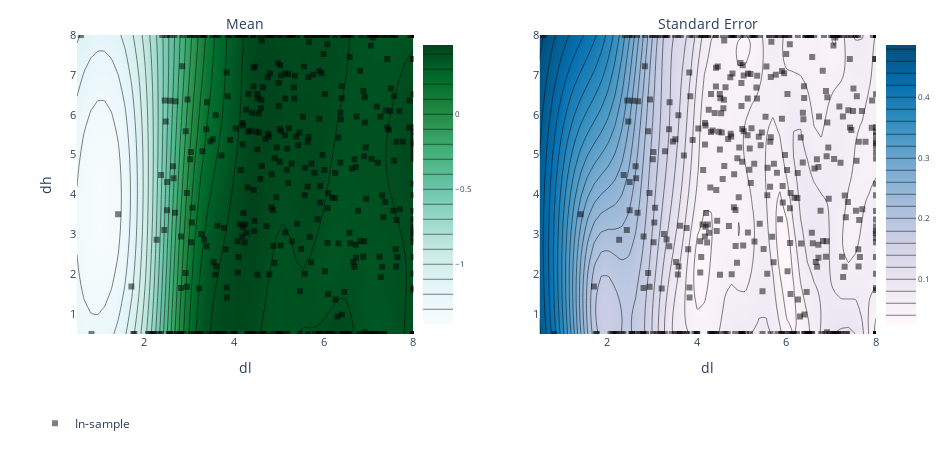

Notebook code cell kept with this figure:
### Code cell
render(ax_client.get_contour_plot(param_x="dl", param_y="dh"))

### Figure 1 — Plotly figure (JSON) as saved in the notebook; plotly's stock layout.template omitted (floating-point values rounded to 4 significant figures; data arrays with more than 128 entries replaced by an {"elided": "..."} marker saying what was removed)
{"data": [{"autocolorscale": false, "autocontour": true, "colorbar": {"tickfont": {"size": 8}, "ticksuffix": "", "x": 0.45, "y": 0.5}, "colorscale": [[0, "rgb(247,252,253)"], [0.125, "rgb(229,245,249)"], [0.25, "rgb(204,236,230)"], [0.375, "rgb(153,216,201)"], [0.5, "rgb(102,194,164)"], [0.625, "rgb(65,174,118)"], [0.75, "rgb(35,139,69)"], [0.875, "rgb(0,109,44)"], [1, "rgb(0,68,27)"]], "contours": {"coloring": "heatmap"}, "hoverinfo": "x+y+z", "ncontours": 25, "type": "contour", "x": [0.5, 0.6531, 0.8061, 0.9592, 1.112, 1.265, 1.418, 1.571, 1.724, 1.878, 2.031, 2.184, 2.337, 2.49, 2.643, 2.796, 2.949, 3.102, 3.255, 3.408, 3.561, 3.714, 3.867, 4.02, 4.173, 4.327, 4.48, 4.633, 4.786, 4.939, 5.092, 5.245, 5.398, 5.551, 5.704, 5.857, 6.01, 6.163, 6.316, 6.469, 6.622, 6.776, 6.929, 7.082, 7.235, 7.388, 7.541, 7.694, 7.847, 8], "xaxis": "x", "y": [0.5, 0.6531, 0.8061, 0.9592, 1.112, 1.265, 1.418, 1.571, 1.724, 1.878, 2.031, 2.184, 2.337, 2.49, 2.643, 2.796, 2.949, 3.102, 3.255, 3.408, 3.561, 3.714, 3.867, 4.02, 4.173, 4.327, 4.48, 4.633, 4.786, 4.939, 5.092, 5.245, 5.398, 5.551, 5.704, 5.857, 6.01, 6.163, 6.316, 6.469, 6.622, 6.776, 6.929, 7.082, 7.235, 7.388, 7.541, 7.694, 7.847, 8], "yaxis": "y", "z": {"elided": "50x50 float values"}, "zauto": true, "zmax": 1.399, "zmin": -1.399}, {"autocolorscale": false, "autocontour": true, "colorbar": {"tickfont": {"size": 8}, "ticksuffix": "", "x": 1, "y": 0.5}, "colorscale": [[0, "rgb(255,247,251)"], [0.1429, "rgb(236,231,242)"], [0.2857, "rgb(208,209,230)"], [0.4286, "rgb(166,189,219)"], [0.5714, "rgb(116,169,207)"], [0.7143, "rgb(54,144,192)"], [0.8571, "rgb(5,112,176)"], [1, "rgb(3,78,123)"]], "contours": {"coloring": "heatmap"}, "hoverinfo": "x+y+z", "ncontours": 25, "type": "contour", "x": [0.5, 0.6531, 0.8061, 0.9592, 1.112, 1.265, 1.418, 1.571, 1.724, 1.878, 2.031, 2.184, 2.337, 2.49, 2.643, 2.796, 2.949, 3.102, 3.255, 3.408, 3.561, 3.714, 3.867, 4.02, 4.173, 4.327, 4.48, 4.633, 4.786, 4.939, 5.092, 5.245, 5.398, 5.551, 5.704, 5.857, 6.01, 6.163, 6.316, 6.469, 6.622, 6.776, 6.929, 7.082, 7.235, 7.388, 7.541, 7.694, 7.847, 8], "xaxis": "x2", "y": [0.5, 0.6531, 0.8061, 0.9592, 1.112, 1.265, 1.418, 1.571, 1.724, 1.878, 2.031, 2.184, 2.337, 2.49, 2.643, 2.796, 2.949, 3.102, 3.255, 3.408, 3.561, 3.714, 3.867, 4.02, 4.173, 4.327, 4.48, 4.633, 4.786, 4.939, 5.092, 5.245, 5.398, 5.551, 5.704, 5.857, 6.01, 6.163, 6.316, 6.469, 6.622, 6.776, 6.929, 7.082, 7.235, 7.388, 7.541, 7.694, 7.847, 8], "yaxis": "y2", "z": {"elided": "50x50 float values"}}, {"hoverinfo": "text", "legendgroup": "In-sample", "marker": {"color": "black", "opacity": 0.5, "symbol": 1}, "mode": "markers", "name": "In-sample", "text": {"elided": "449 str values"}, "type": "scatter", "x": {"elided": "449 float values"}, "xaxis": "x", "y": {"elided": "449 float values"}, "yaxis": "y"}, {"hoverinfo": "text", "legendgroup": "In-sample", "marker": {"color": "black", "opacity": 0.5, "symbol": 1}, "mode": "markers", "name": "In-sample", "showlegend": false, "text": {"elided": "449 str values"}, "type": "scatter", "x": {"elided": "449 float values"}, "xaxis": "x2", "y": {"elided": "449 float values"}, "yaxis": "y2"}], "layout": {"annotations": [{"font": {"size": 14}, "showarrow": false, "text": "Mean", "x": 0.25, "xanchor": "center", "xref": "paper", "y": 1, "yanchor": "bottom", "yref": "paper"}, {"font": {"size": 14}, "showarrow": false, "text": "Standard Error", "x": 0.8, "xanchor": "center", "xref": "paper", "y": 1, "yanchor": "bottom", "yref": "paper"}], "autosize": false, "height": 450, "hovermode": "closest", "legend": {"orientation": "h", "x": 0, "y": -0.25}, "margin": {"b": 100, "l": 35, "pad": 0, "r": 35, "t": 35}, "width": 950, "xaxis": {"anchor": "y", "autorange": false, "domain": [0.05, 0.45], "exponentformat": "e", "range": [0.5, 8], "tickfont": {"size": 11}, "tickmode": "auto", "title": {"text": "dl"}, "type": "linear"}, "xaxis2": {"anchor": "y2", "autorange": false, "domain": [0.6, 1], "exponentformat": "e", "range": [0.5, 8], "tickfont": {"size": 11}, "tickmode": "auto", "title": {"text": "dl"}, "type": "linear"}, "yaxis": {"anchor": "x", "autorange": false, "domain": [0, 1], "exponentformat": "e", "range": [0.5, 8], "tickfont": {"size": 11}, "tickmode": "auto", "title": {"text": "dh"}, "type": "linear"}, "yaxis2": {"anchor": "x2", "autorange": false, "domain": [0, 1], "exponentformat": "e", "range": [0.5, 8], "tickfont": {"size": 11}, "tickmode": "auto", "type": "linear"}}}
